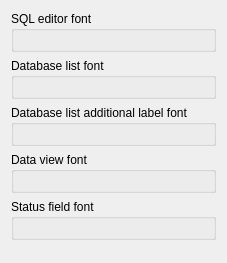
             <widget class="QWidget" name="fontsWidget">
              <property name="geometry">
               <rect>
                <x>0</x>
                <y>0</y>
                <width>196</width>
                <height>263</height>
               </rect>
              </property>
              <layout class="QVBoxLayout" name="verticalLayout_9">
               <item>
                <widget class="QGroupBox" name="sqlEditorFontGroup">
                 <property name="title">
                  <string>SQL editor font</string>
                 </property>
                 <layout class="QVBoxLayout" name="verticalLayout_10">
                  <item>
                   <widget class="FontEdit" name="sqlEditorFont" native="true">
                    <property name="cfg" stdset="0">
                     <string notr="true">Fonts.SqlEditor</string>
                    </property>
                   </widget>
                  </item>
                 </layout>
                </widget>
               </item>
               <item>
                <widget class="QGroupBox" name="dbTreeFontGroup">
                 <property name="title">
                  <string>Database list font</string>
                 </property>
                 <layout class="QVBoxLayout" name="verticalLayout_13">
                  <item>
                   <widget class="FontEdit" name="dbTreeFont" native="true">
                    <property name="cfg" stdset="0">
                     <string notr="true">Fonts.DbTree</string>
                    </property>
                   </widget>
                  </item>
                 </layout>
                </widget>
               </item>
               <item>
                <widget class="QGroupBox" name="dbTreeLabelGroup">
                 <property name="title">
                  <string>Database list additional label font</string>
                 </property>
                 <layout class="QVBoxLayout" name="verticalLayout_14">
                  <item>
                   <widget class="FontEdit" name="dbTreeLabelFont" native="true">
                    <property name="cfg" stdset="0">
                     <string notr="true">Fonts.DbTreeLabel</string>
                    </property>
                   </widget>
                  </item>
                 </layout>
                </widget>
               </item>
               <item>
                <widget class="QGroupBox" name="dataViewFontGroup">
                 <property name="title">
                  <string>Data view font</string>
                 </property>
                 <layout class="QVBoxLayout" name="verticalLayout_15">
                  <item>
                   <widget class="FontEdit" name="dataViewFont" native="true">
                    <property name="cfg" stdset="0">
                     <string notr="true">Fonts.DataView</string>
                    </property>
                   </widget>
                  </item>
                 </layout>
                </widget>
               </item>
               <item>
                <widget class="QGroupBox" name="statusFieldFontGroup">
                 <property name="title">
                  <string>Status field font</string>
                 </property>
                 <layout class="QVBoxLayout" name="verticalLayout_16">
                  <item>
                   <widget class="FontEdit" name="statusFieldfont" native="true">
                    <property name="cfg" stdset="0">
                     <string notr="true">Fonts.StatusField</string>
                    </property>
                   </widget>
                  </item>
                 </layout>
                </widget>
               </item>
               <item>
                <spacer name="verticalSpacer_2">
                 <property name="orientation">
                  <enum>Qt::Vertical</enum>
                 </property>
                 <property name="sizeHint" stdset="0">
                  <size>
                   <width>20</width>
                   <height>40</height>
                  </size>
                 </property>
                </spacer>
               </item>
              </layout>
             </widget>
